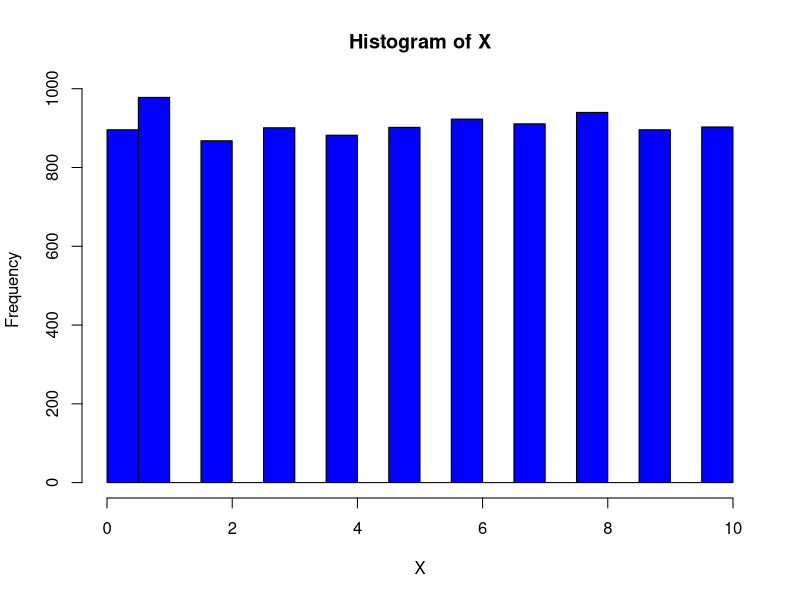
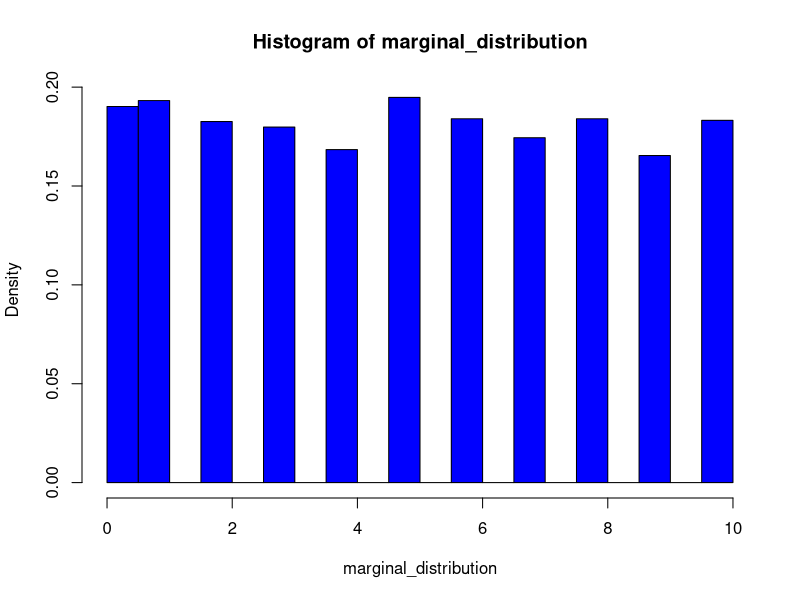
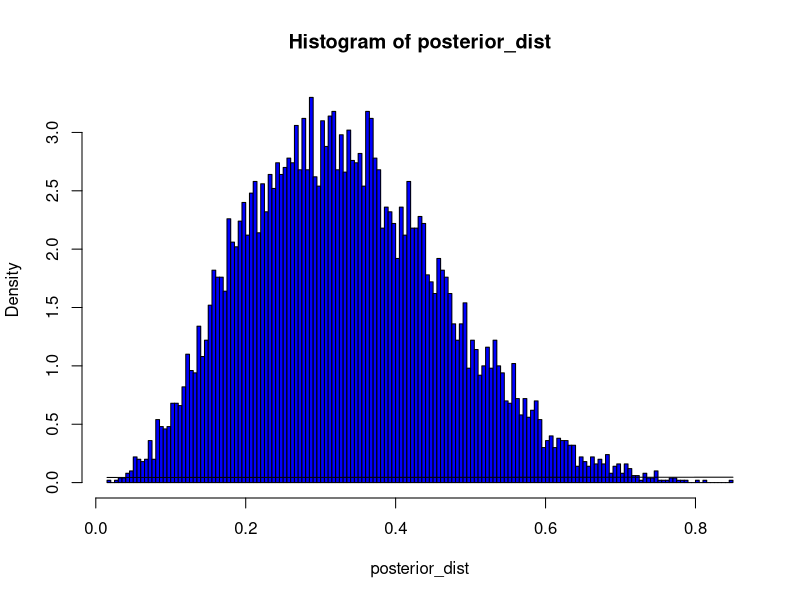
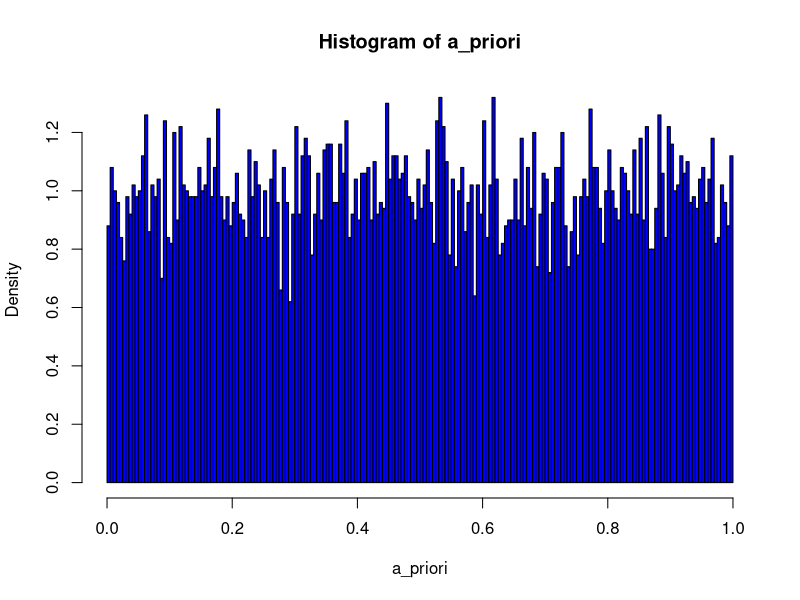

Generate these figures, in order, with R: (Note: this script raises an error after producing the figures.)
## ---- chunk 1

n <- 1000
kostka <- c(1:6)
wyniki <- replicate(n,sample(kostka,1))


chi_2 <- function(x){
  n <- length(x)
  x <- table(x)
  x <- as.data.frame(x)
  x <- x[,2]
  stat <- sum((x-n/6)^2/(n/6))
  p_val <- 1-pchisq(stat, df=5)
  return(c(stat,p_val))
}

chi_2_2 <- function(x){
  n <- length(x)
  stat <- sum((ftable(x)-n/6)^2/(n/6))
  p_val <- 1-pchisq(stat, df=5)
  return(c(stat,p_val))
}


chisq.test(table(wyniki))





## ---- chunk 2


m<- 10000
marginal <- function(){
  theta <- runif(1)
  likelihood <- rbinom(1,10,prob = theta)
  return(likelihood)
}


#wektorem
theta <- runif(10000)
X<- rbinom(10000,10,theta)
hist(X, col="blue")

marginal_distribution <- replicate(m, marginal())
hist(marginal_distribution, col="blue", prob=TRUE)




## ---- chunk 3

abc_alg <- function(){
  X <-0
  while(X!=3){
  theta <- runif(1)
  X<-rbinom(1,10, prob=theta)}
  return(theta)
}

m<- 10000

posterior_dist <- replicate(m,abc_alg())
hist(posterior_dist, col="blue", breaks=200, prob=TRUE)
curve(dnorm(x,4,8), add=TRUE)



## ---- chunk 4

abc_alg_rev <- function(){
  liczby <- c(0:10)
  X <- sample(liczby,1)
  theta <- rbeta(1,X+1,10-X+1)
  return(theta)
}

a_priori <- replicate(m, abc_alg_rev())
hist(a_priori, prob=TRUE, breaks=200, col="blue")




## ---- chunk 5
m <- 10000


rozkład.X <- function(){
  U <- runif(1)
  X <- 2
  while(U<X){
    X<-runif(1)
  }
  return(X)
}


jaki.x <- replicate(m, rozklad())
hist(jaki.x, prob=TRUE, breaks=100, col="blue")


## ---- chunk 6




